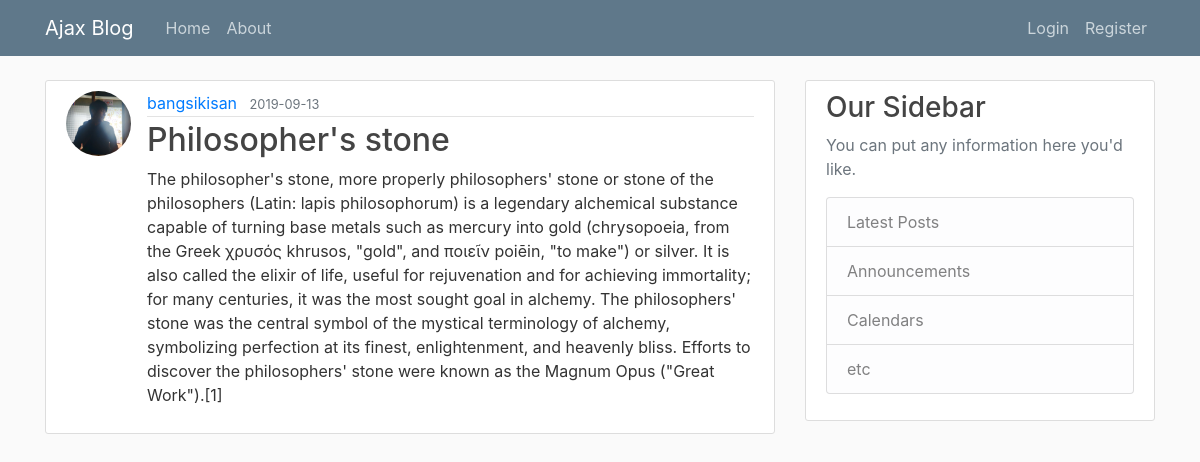
The page /post/5 on the database its author committed.
### flaskblog/models.py (models this page shows, shortened)
class User(db.Model, UserMixin):
    id = db.Column(db.Integer, primary_key=True)
    username = db.Column(db.String(20), unique=True, nullable=False)
    email = db.Column(db.String(120), unique=True, nullable=False)
    image_file =  db.Column(db.String(20), nullable=False, default='default.jpg')
    password =  db.Column(db.String(60), nullable=False)
    posts = db.relationship('Post', backref='author', lazy=True)

class Post(db.Model):
    id = db.Column(db.Integer, primary_key=True)
    title = db.Column(db.String(100), nullable=False)
    date_posted = db.Column(db.DateTime, nullable=False, default=datetime.utcnow)
    content = db.Column(db.Text, nullable=False)
    user_id = db.Column(db.Integer, db.ForeignKey('user.id'), nullable=False)

### flaskblog/routes.py (the view)
@app.route('/post/<int:post_id>')
def post(post_id):
    post = Post.query.get_or_404(post_id)
    return render_template('post.html', title=post.title, post=post)

### flaskblog/templates/post.html (shortened to what this page needs)
{% extends 'layout.html' %}
{% block content %}
<article class="media content-section">
    <img class="rounded-circle article-img" src="{{ url_for('static', filename='profile_pics/' + post.author.image_file) }}"></img>
        <div class="media-body">
            <div class="article-metadata">
                <a class="mr-2" href="#">{{ post.author.username }}</a>
                <small class="text-muted">{{ post.date_posted.strftime('%Y-%m-%d') }}</small>
            </div>
            <h2 class="article-title">{{ post.title }}</h2>
            <p class="article-content">{{ post.content }}</p>
        </div>
</article>
{% endblock content %}

### flaskblog/static/main.css (style rules this page uses)
body { background: #fafafa; color: #333333; margin-top: 5rem; }
h1, h2, h3, h4, h5, h6 { color: #444444; }
.content-section { background: #ffffff; padding: 10px 20px; border: 1px solid #dddddd; border-radius: 3px; margin-bottom: 20px; }
.article-title { color: #444444; }
.article-content { white-space: pre-line; }
.article-img { height: 65px; width: 65px; margin-right: 16px; }
.article-metadata { padding-bottom: 1px; margin-bottom: 4px; border-bottom: 1px solid #e3e3e3 }

### rows shown on the page
User: image_file (picture), author.username "bangsikisan"
Post: date_posted "2019-09-13", title "Philosopher's stone", content "The philosopher's stone, more properly philosophers' stone or stone of the philosophers (Latin: lapis philosophorum) is a legendary alchemical substance capable of turning base metals such as mercury into gold (chrysopoeia, from the Greek χρυσός khrusos, \"gold\", and ποιεῖν poiēin, \"to make\") or silver. It is also called the elixir of life, useful for rejuvenation and for achieving immortality; for many centuries, it was the most sought goal in alchemy. The philosophers' stone was the central symbol of the mystical terminology of alchemy, symbolizing perfection at its finest, enlightenment, and heavenly bliss. Efforts to discover the philosophers' stone were known as the Magnum Opus (\"Great…"
